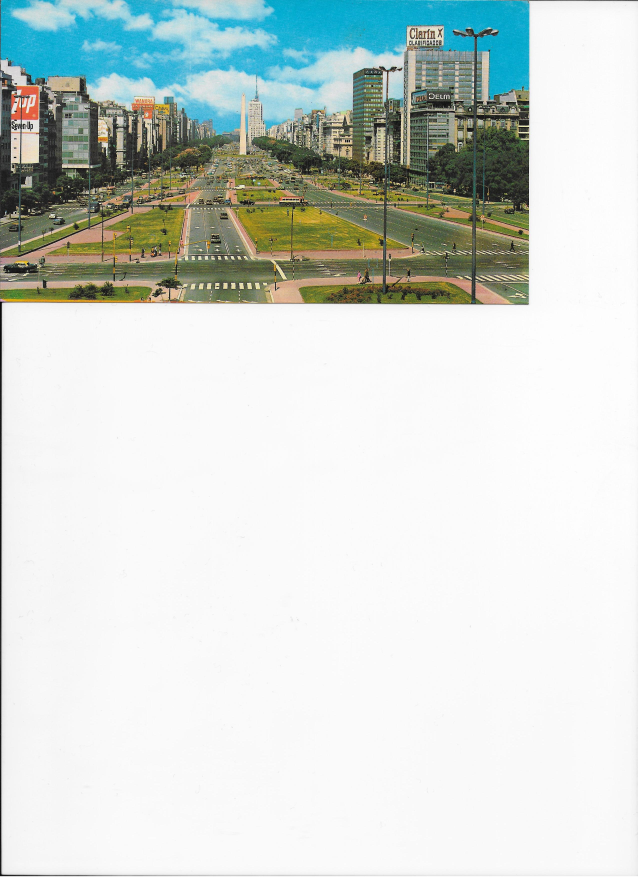
#> input picture BA.jpg, 2550 x 3505 px (shown at 1/4 size)
$ python crop.py BA.jpg
#> lines starting #> are read from the running program, lines starting #| are printed output that depends on the picture
#!/usr/bin/env python3
# -*- coding: utf-8 -*-
#
import sys
import re
import os
from PIL import Image
from pathlib import Path

def crop(ImageToCrop):
    #
    # on ouvre l'image. On se fout si c'est pas une image ou si le format n'est pas supporté
    #
#> called with ImageToCrop = 'BA.jpg'
    im = Image.open(ImageToCrop)
#> im is the input picture: PIL image 2550x3505 RGB; mean R, G, B 208.9, 216.8, 212.9
    px = im.load()
    #
    # On met la couleur blanche en RVB, la tolérance pour chaque couleur, la largeur*hauteur d'une page A4 en pixel
    #
    RVB = (250,250,250)
    coefMax = 1.10
    coefMin = 0.90
    maxR = RVB[0] * coefMax
    minR = RVB[0] * coefMin
    maxV = RVB[1] * coefMax
    minV = RVB[1] * coefMin
    maxB = RVB[2] * coefMax
    minB = RVB[2] * coefMin
    largeur=2481
    hauteur=3501
    #
    # Le rayon sert ici à ne pas démarrer au bord et à définir le nombre de pixels contigus qui s'approchent (maxR...) de la couleur de référence (RVB)
    #
    rayon=200
    #
    # On va chercher l'adresse x de la première série (nb rayon) qui correspond à RVB
    #
    occur = 0
    y=rayon
    for x in range(rayon+1,largeur-rayon-1):
        RVB = px[x,y]
        if  (minR < RVB[0] < maxR) and (minV < RVB[1] < maxV) and (minB < RVB[2] < maxB):
            occur += 1
        else:
            occur = 0
        if occur == rayon:
            break
#> this loop made 2079 passes
#> RVB on passes 1 to 3: (17, 173, 211), (15, 171, 209), (17, 173, 211)
    X = x - rayon
    #
    # On va chercher l'adresse y de la première série (nb rayon) qui correspond à RVB
    #

    x=rayon
    occur = 0
    for y in range(rayon+1,hauteur-rayon-1):
        RVB = px[x,y]
        if  (minR < RVB[0] < maxR) and (minV < RVB[1] < maxV) and (minB < RVB[2] < maxB):
            occur += 1
        else:
            occur = 0
        if occur == rayon:
            break
#> this loop made 1211 passes
#> RVB on passes 1 to 3: (15, 171, 209), (17, 175, 212), (26, 184, 221)
    Y = y - rayon
    #
    print(X,Y)
    #
    # et enfin on découpe et on sauvegarde avec extension _cropped.jpg'
    #
    cropped = im.crop((0,0,X,Y))
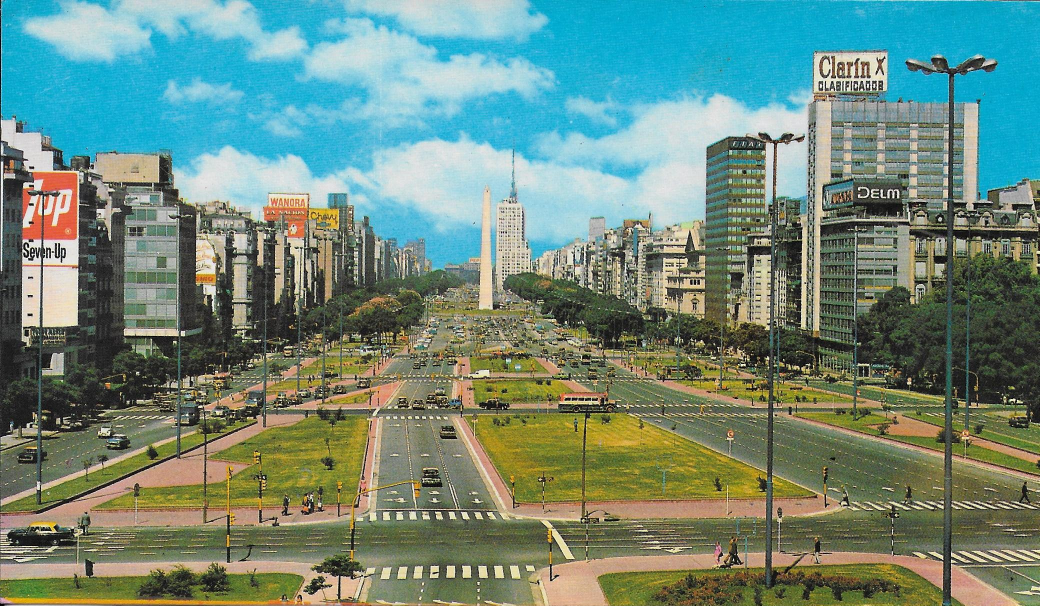
#> cropped: PIL image 2079x1211 RGB (shown at 1/2 size); mean R, G, B 110.7, 137.9, 124.1
    FileWithoutExtension = os.path.splitext(ImageToCrop)[0]
    FinalPicture = FileWithoutExtension + '_cropped.jpg'
    cropped.save(FinalPicture,'JPEG')
    return()

if __name__ == '__main__':
    #
    # si pas d'argument --> exit
    #
    try:
        FileToCrop = sys.argv[1]
    except:
        exit()
    crop(FileToCrop)
    exit()
#> (the program exits here)
